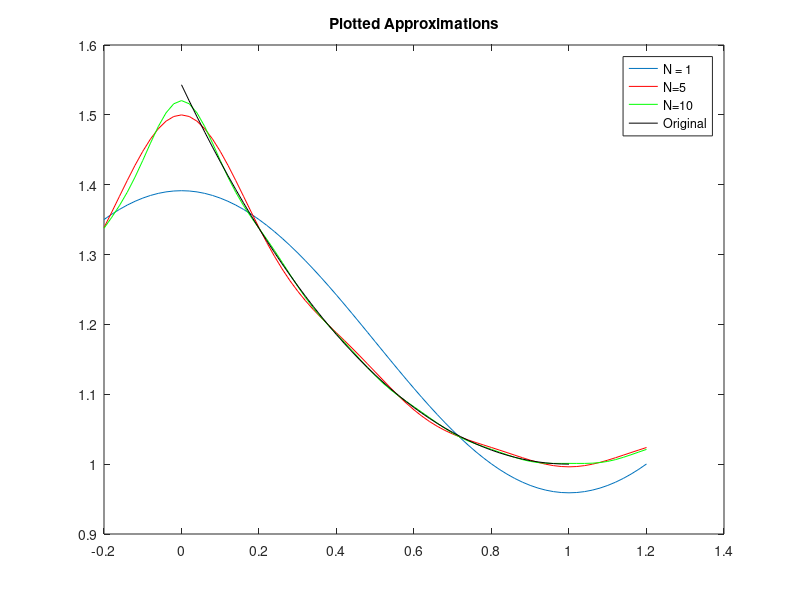
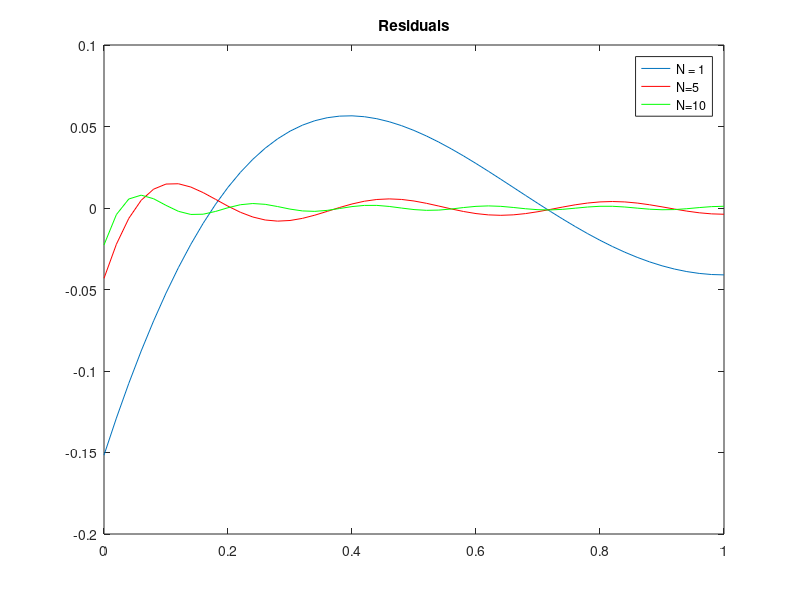

Recreate these plots in MATLAB, in order.
%% Approximation Plots
sumT = @(n,t) cos(pi.*n.*t).*2.*sinh(1)./(1+ pi.^2.*n.^2);
t1 = -0.2:0.02:1.2;
fn1 = sinh(1) + sumT(1,t1);
fn5 = sinh(1);
for i=1:5 
    fn5 = fn5 + sumT(i,t1);
end

fn10 = sinh(1);
for i=1:10
    fn10 = fn10 + sumT(i,t1);
end
t2 = 0:0.02:1;
figure(2)
plot(t1,fn1)
hold on
plot(t1,fn5,'r')
plot(t1,fn10,'g')
plot(t2,cosh(t2-1),'k')
legend('N = 1','N=5','N=10','Original')
title('Plotted Approximations')
%% Residuals
fn1res = sinh(1) + sumT(1,t2) - cosh(t2-1);
fn5res = sinh(1);
for i=1:5 
    fn5res = fn5res + sumT(i,t2);
end
fn5res = fn5res - cosh(t2-1);
fn10res = sinh(1);
for i=1:10
    fn10res = fn10res + sumT(i,t2);
end
fn10res = fn10res-cosh(t2-1);
figure(3)
plot(t2,fn1res)
hold on
plot(t2,fn5res,'r')
plot(t2,fn10res,'g')
legend('N = 1','N=5','N=10')
title('Residuals')

